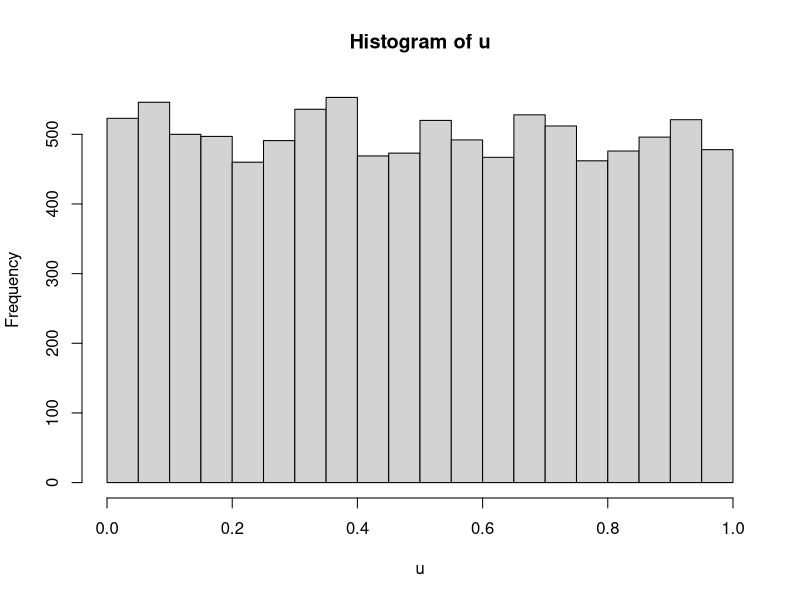
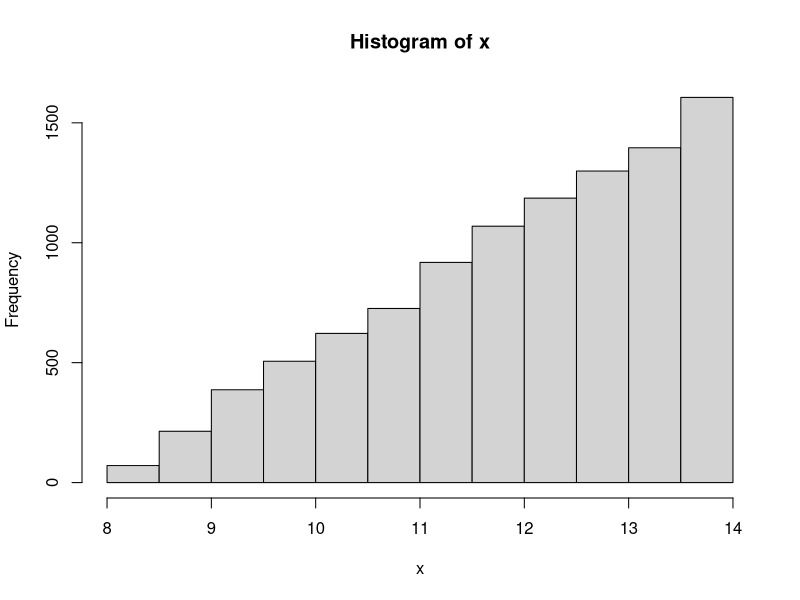

Reproduce these figures in R, in order.
# Lesson 32
# Monte Carlo Methods
# Invert CDF

# get random variates
u = runif(10000)
# use hist to show uniformity
hist(u)

# use formula
x = 8+sqrt(36*u)
# use hist to show triangular distribution
hist(x)
